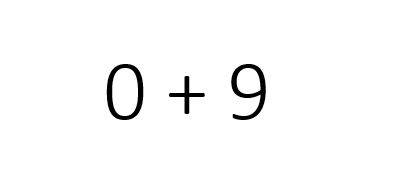
#> input picture 0+9.jpg, 403 x 195 px, given as the content of the folder D:/Project sachin patel/Handwritten-Equation-Solver-main/-, which was not available
$ jupyter execute --allow-errors LGMVIP--DataScience-Task-09-L3-.ipynb   (shell and % lines are left out)
#> lines starting #> are read from the running program, lines starting #| are printed output that depends on the picture; after the words box and inside, x2 and y2 are one past the last pixel; in counts of white or black regions, pixels touching at a corner belong together; pictures that were not available may be replaced by others from this repository, and a replacement may not be noted
[cell 1]
import numpy as np
import cv2
from PIL import Image
from matplotlib import pyplot as plt
import os
from os import listdir
from os.path import isfile, join
import pandas as pd
import pickle

[cell 2]
def load_images_from_folder(folder):
    train_record=[]
    for filename in os.listdir(folder):
        img = cv2.imread(os.path.join(folder,filename),cv2.IMREAD_GRAYSCALE)
#> img is the input picture: shape (195, 403); min 0, max 255, mean 249.7
        img=~img
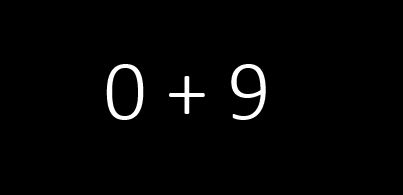
#> img: shape (195, 403); min 0, max 255, mean 5.3
        if img is not None:
            ret,thresh=cv2.threshold(img,127,255,cv2.THRESH_BINARY)
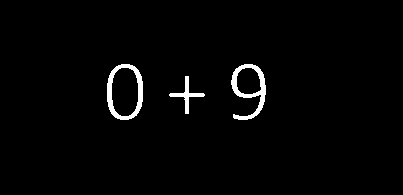
#> thresh: shape (195, 403); 2% white; 3 white regions

            ctrs,ret=cv2.findContours(thresh,cv2.RETR_EXTERNAL,cv2.CHAIN_APPROX_NONE)
#> ctrs = 3 contours; box (x1, y1, x2, y2) and area: (107, 64, 143, 120) 1632, (231, 64, 266, 120) 1064, (169, 76, 205, 114) 211; ret = [[1, -1, -1, -1], [2, 0, -1, -1], [-1, 1, -1, -1]]
            cnt=sorted(ctrs, key=lambda ctr: cv2.boundingRect(ctr)[0])
#> cnt has the same summary as ctrs
            w=int(28)
            h=int(28)
            maxi=0
            for c in cnt:
                x,y,w,h=cv2.boundingRect(c)
                maxi=max(w*h,maxi)
                if maxi==w*h:
                    x_max=x
                    y_max=y
                    w_max=w
                    h_max=h
#> this loop made 3 passes
#> (x, y, w, h, x_max, y_max, w_max, h_max) on pass 1: (107, 64, 36, 56, 107, 64, 36, 56)
#> (x, y, w, h) on passes 2 to 3: (169, 76, 36, 38), (231, 64, 35, 56)
            im_crop= thresh[y_max:y_max+h_max+10, x_max:x_max+w_max+10]
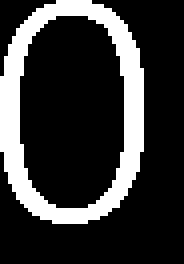
#> im_crop: shape (66, 46) (shown 4 times larger); 21.2% white; 1 white region, box (x1, y1, x2, y2) and area: (0, 0, 36, 56) 645
            im_resize = cv2.resize(im_crop,(28,28))
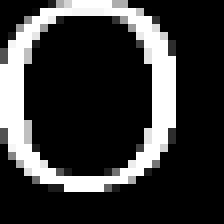
#> im_resize: shape (28, 28) (shown 8 times larger); min 0, max 255, mean 54.5
            im_resize=np.reshape(im_resize,(784,1))
#> im_resize = 784 values, max 255 at index 9, min 0 at index 0, mean 54.52
            train_record.append(im_resize)
    return train_record

[cell 3]
data=[]
data=load_images_from_folder('D:/Project sachin patel/Handwritten-Equation-Solver-main/-')
#> data = 1 item
len(data)
for i in range(0,len(data)):
    data[i]=np.append(data[i],['10'])
#> this loop made 1 pass

print(len(data))
#| 1

[cell 4]
data0=load_images_from_folder('D:/Project sachin patel/Handwritten-Equation-Solver-main/+')
#> the loop in load_images_from_folder (call 2), `for c in cnt:` made 3 passes
#> data0 = 1 item
for i in range(0,len(data0)):
    data0[i]=np.append(data0[i],['0'])
data=np.concatenate((data,data0))
print(len(data))
#| 2

[cell 5]
data1=load_images_from_folder('D:/Project sachin patel/Handwritten-Equation-Solver-main/!')
#> data1 = 1 item
for i in range(0,len(data1)):
    data1[i]=np.append(data1[i],['1'])
data=np.concatenate((data,data1))
print(len(data))
#| 3

[cell 6]
data2=load_images_from_folder('D:/Project sachin patel/Handwritten-Equation-Solver-main/(')
#> data2 = 1 item
for i in range(0,len(data2)):
    data2[i]=np.append(data2[i],['2'])
data=np.concatenate((data,data2))
print(len(data))
#| 4

[cell 7]
data3=load_images_from_folder('D:/Project sachin patel/Handwritten-Equation-Solver-main/)')
#> data3 = 1 item
for i in range(0,len(data3)):
    data3[i]=np.append(data3[i],['3'])
data=np.concatenate((data,data3))
print(len(data))
#| 5

[cell 8]
data4=load_images_from_folder('D:/Project sachin patel/Handwritten-Equation-Solver-main/,')
#> data4 = 1 item
for i in range(0,len(data4)):
    data4[i]=np.append(data4[i],['4'])
data=np.concatenate((data,data4))
print(len(data))
#| 6

[cell 9]
df=pd.DataFrame(data,index=None)
#> df = table of 6 rows and 785 columns
#> (the rest of this cell did not finish here and is left out)

#> (a cell that did not finish here is left out)

#> (a cell that did not finish here is left out)

[cell 12]
np.random.seed(1212)
import keras
from keras.models import Model
from keras.layers import *
from keras import optimizers
from keras.layers import Input, Dense
from keras.models import Sequential
from keras.layers import Dense
from keras.layers import Dropout
from keras.layers import Flatten
from keras.layers.convolutional import Conv2D
from keras.layers.convolutional import MaxPooling2D
from keras.utils import np_utils
from keras import backend as K
K.image_data_format()
#> (this line was passed over: keras is not available in this run)

#> (a cell that did not finish here is left out)

[cell 14]
from keras.utils import to_categorical

#> (the rest of this cell did not finish here and is left out)

#> (a cell that did not finish here is left out)

#> (a cell that did not finish here is left out)

[cell 17]
data.shape
#> Out = (6, 785)
